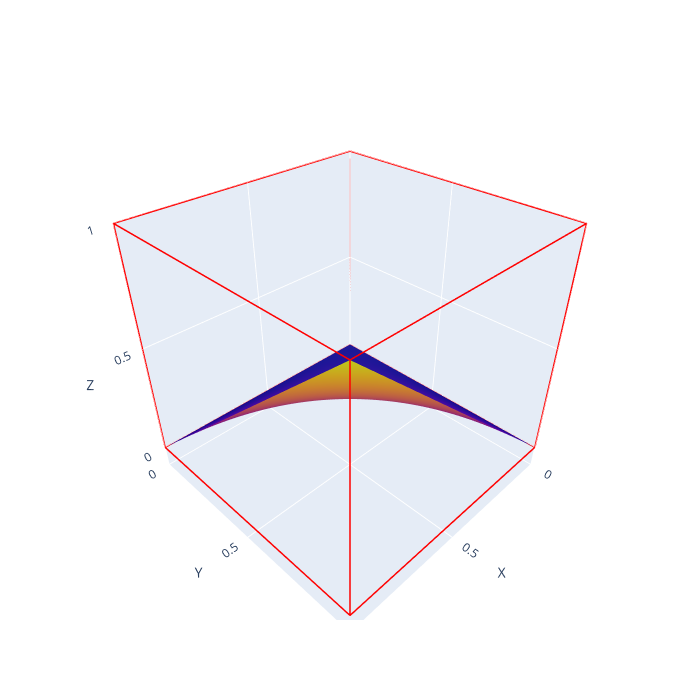

This figure's notebook cell:
### Code cell
from discrete_fuzzy_operators.builtin_operators.unit.copulas import CopulaExamples
from discrete_fuzzy_operators.base.operators.binary_operators.unit.suboperators.fuzzy_unit_aggregation_suboperators.unit_copula import FuzzyUnitCopula
k=0.5
f = FuzzyUnitCopula(lambda x,y: x * y + k * x * (1 - x) * y * (1 - y))
f.plot_operator()

### Figure 1 — Plotly figure (JSON) as saved in the notebook; plotly's stock layout.template omitted (floating-point values rounded to 4 significant figures; data arrays with more than 128 entries replaced by an {"elided": "..."} marker saying what was removed)
{"data": [{"cmax": 1, "cmin": 0, "showscale": false, "x": [0.0, 0.02041, 0.04082, 0.06122, 0.08163, 0.102, 0.1224, 0.1429, 0.1633, 0.1837, 0.2041, 0.2245, 0.2449, 0.2653, 0.2857, 0.3061, 0.3265, 0.3469, 0.3673, 0.3878, 0.4082, 0.4286, 0.449, 0.4694, 0.4898, 0.5102, 0.5306, 0.551, 0.5714, 0.5918, 0.6122, 0.6327, 0.6531, 0.6735, 0.6939, 0.7143, 0.7347, 0.7551, 0.7755, 0.7959, 0.8163, 0.8367, 0.8571, 0.8776, 0.898, 0.9184, 0.9388, 0.9592, 0.9796, 1.0], "y": [0.0, 0.02041, 0.04082, 0.06122, 0.08163, 0.102, 0.1224, 0.1429, 0.1633, 0.1837, 0.2041, 0.2245, 0.2449, 0.2653, 0.2857, 0.3061, 0.3265, 0.3469, 0.3673, 0.3878, 0.4082, 0.4286, 0.449, 0.4694, 0.4898, 0.5102, 0.5306, 0.551, 0.5714, 0.5918, 0.6122, 0.6327, 0.6531, 0.6735, 0.6939, 0.7143, 0.7347, 0.7551, 0.7755, 0.7959, 0.8163, 0.8367, 0.8571, 0.8776, 0.898, 0.9184, 0.9388, 0.9592, 0.9796, 1.0], "z": {"elided": "50x50 float values"}, "type": "surface"}, {"line": {"color": "red", "width": 3}, "marker": {"color": ["rgb(0,0,0)"], "opacity": 0, "size": 0}, "name": "Contour", "x": [0, 1, 1, 0, 0, 0, 1, 1, 1, 1, 1, 1, 0, 0, 0, 0], "y": [0, 0, 1, 1, 0, 0, 0, 0, 0, 1, 1, 1, 1, 1, 1, 0], "z": [0, 0, 0, 0, 0, 1, 1, 0, 1, 1, 0, 1, 1, 0, 1, 1], "type": "scatter3d"}], "layout": {"scene": {"xaxis": {"title": {"text": "X"}, "nticks": 3, "range": [0, 1]}, "yaxis": {"title": {"text": "Y"}, "nticks": 3, "range": [0, 1]}, "zaxis": {"title": {"text": "Z"}, "nticks": 3, "range": [-0.1, 1]}}, "autosize": true, "width": 700, "height": 700}}
